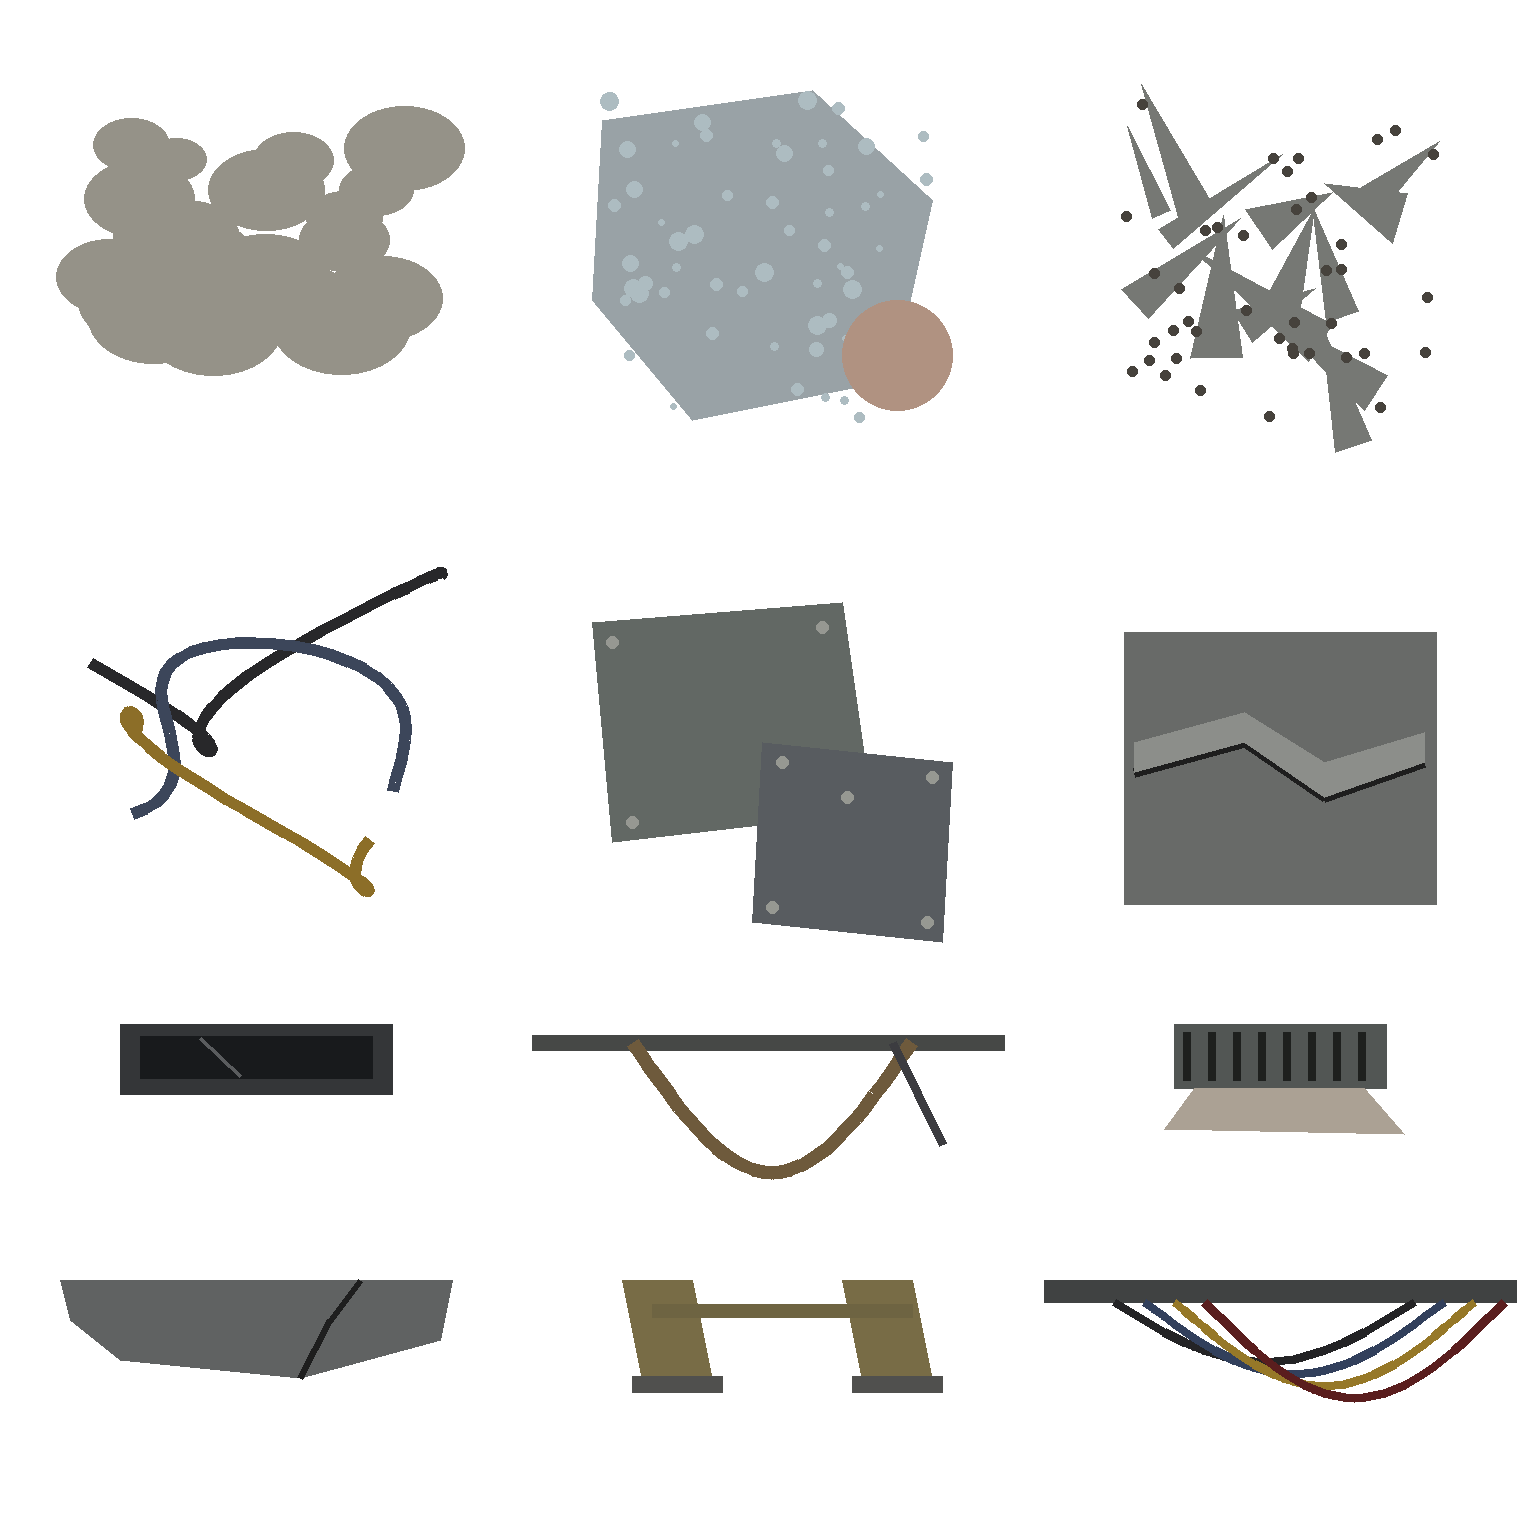

The script that saved this image:
"""Placement guide only; ImageGen supplies the finished transparent Deficit dressing.

1536x1536, transparent. Rows 0-1: six 512x512 floor overlays (2x2 cells each).
Rows 2-3: six 512x256 wall-hugging edge pieces (2x1 cells each). Every edge
piece's bulkhead is the TOP edge of its slot; its art stays in the top 45% of
the slot (the hanging conduit droops to 60%), and the rest is transparent deck
the lane keeps. Slot order is recorded in ship-dressing.tileset-authoring.json.
"""
from PIL import Image, ImageDraw
import math
import random

W = 1536
image = Image.new('RGBA', (W, W))
d = ImageDraw.Draw(image)
rng = random.Random(20261020)


def floor_slot(col, row):
    return col * 512, row * 512


def edge_slot(col, row):
    return col * 512, 1024 + row * 256


# --- Row 0 -------------------------------------------------------------
# 0,0 grime: broad irregular dark-olive smear with feathered lobes.
x, y = floor_slot(0, 0)
for i in range(26):
    cx, cy = x + 256 + rng.randint(-150, 150), y + 256 + rng.randint(-120, 120)
    r = rng.randint(28, 70)
    d.ellipse((cx - r, cy - r * 0.7, cx + r, cy + r * 0.7), fill=(74, 70, 52, 150))
# 1,0 condensation: pooled damp patches with droplet beads and rust bloom on one side.
x, y = floor_slot(1, 0)
d.polygon([(x + 90, y + 120), (x + 300, y + 90), (x + 420, y + 200), (x + 380, y + 380),
           (x + 180, y + 420), (x + 80, y + 300)], fill=(70, 86, 92, 140))
for i in range(60):
    cx, cy = x + rng.randint(90, 420), y + rng.randint(90, 420)
    r = rng.randint(3, 9)
    d.ellipse((cx - r, cy - r, cx + r, cy + r), fill=(150, 170, 176, 200))
d.ellipse((x + 330, y + 300, x + 440, y + 410), fill=(120, 70, 40, 150))
# 2,0 debris: flat scatter of panel shards, bolts and grit, nothing piled.
x, y = floor_slot(2, 0)
for i in range(14):
    cx, cy = x + rng.randint(110, 400), y + rng.randint(110, 400)
    a = rng.random() * math.pi
    l, w = rng.randint(30, 80), rng.randint(10, 26)
    pts = [(cx + math.cos(a) * l - math.sin(a) * w, cy + math.sin(a) * l + math.cos(a) * w),
           (cx + math.cos(a) * l + math.sin(a) * w, cy + math.sin(a) * l - math.cos(a) * w),
           (cx - math.cos(a) * l + math.sin(a) * w * .4, cy - math.sin(a) * l - math.cos(a) * w * .4)]
    d.polygon(pts, fill=(118, 120, 116, 255))
for i in range(40):
    cx, cy = x + rng.randint(90, 420), y + rng.randint(90, 420)
    d.ellipse((cx - 5, cy - 5, cx + 5, cy + 5), fill=(70, 66, 60, 255))

# --- Row 1 -------------------------------------------------------------
# 0,1 cable spill: loose loops of pulled data cable lying flat, cut ends.
x, y = floor_slot(0, 1)
for k, colour in enumerate([(40, 40, 42, 255), (60, 70, 90, 255), (140, 110, 40, 255)]):
    pts = []
    for t in range(0, 41):
        s = t / 40
        pts.append((x + 90 + 330 * s + 50 * math.sin(s * 9 + k), y + 150 + k * 70 + 90 * math.sin(s * 5 + k * 2)))
    d.line(pts, fill=colour, width=12, joint='curve')
# 1,1 hull patch: flush riveted repair plates over a seam, slightly mismatched steel.
x, y = floor_slot(1, 1)
d.polygon([(x + 80, y + 110), (x + 330, y + 90), (x + 360, y + 300), (x + 100, y + 330)], fill=(98, 104, 100, 255))
d.polygon([(x + 250, y + 230), (x + 440, y + 250), (x + 430, y + 430), (x + 240, y + 410)], fill=(88, 92, 96, 255))
for px, py in [(100, 130), (310, 115), (335, 285), (120, 310), (270, 250), (420, 265), (415, 410), (260, 395)]:
    d.ellipse((x + px - 6, y + py - 6, x + px + 6, y + py + 6), fill=(150, 152, 146, 255))
# 2,1 buckled deck plate: one plate heaved along a split seam, low and flat-lit.
x, y = floor_slot(2, 1)
d.rectangle((x + 100, y + 120, x + 412, y + 392), fill=(104, 106, 104, 255))
d.line((x + 110, y + 260, x + 220, y + 230, x + 300, y + 285, x + 400, y + 250), fill=(30, 30, 30, 255), width=10)
d.polygon([(x + 110, y + 260), (x + 220, y + 230), (x + 300, y + 285), (x + 400, y + 250),
           (x + 400, y + 220), (x + 300, y + 250), (x + 220, y + 200), (x + 110, y + 230)], fill=(140, 142, 138, 255))

# --- Row 2: edge pieces (wall at top) -------------------------------------
# 0,2 dead panel: wall light/console panel, unlit, cracked lens, hanging from the bulkhead face.
x, y = edge_slot(0, 0)
d.rectangle((x + 120, y + 0, x + 392, y + 70), fill=(52, 54, 56, 255))
d.rectangle((x + 140, y + 12, x + 372, y + 54), fill=(24, 26, 28, 255))
d.line((x + 200, y + 14, x + 240, y + 52), fill=(90, 92, 94, 255), width=4)
# 1,2 conduit: a run of conduit torn loose from the overhead, drooping in a loop off the wall.
x, y = edge_slot(1, 0)
d.line((x + 20, y + 18, x + 492, y + 18), fill=(70, 72, 70, 255), width=16)
pts = [(x + 120 + 280 * t / 30, y + 18 + 130 * math.sin(math.pi * t / 30)) for t in range(31)]
d.line(pts, fill=(110, 90, 60, 255), width=14, joint='curve')
d.line((x + 380, y + 18, x + 430, y + 120), fill=(60, 60, 64, 255), width=8)
# 2,2 stained grille: a scrubber return grille on the bulkhead foot, rust/black streaks spreading onto the deck.
x, y = edge_slot(2, 0)
d.rectangle((x + 150, y + 0, x + 362, y + 64), fill=(82, 86, 84, 255))
for i in range(8):
    d.line((x + 162 + i * 25, y + 8, x + 162 + i * 25, y + 56), fill=(30, 32, 30, 255), width=8)
d.polygon([(x + 170, y + 64), (x + 340, y + 64), (x + 380, y + 110), (x + 140, y + 105)], fill=(90, 70, 45, 130))

# --- Row 3 ---------------------------------------------------------------
# 0,3 buckled wall panel: a bulkhead lining panel bowed out and torn at one corner.
x, y = edge_slot(0, 1)
d.polygon([(x + 60, y + 0), (x + 452, y + 0), (x + 440, y + 60), (x + 300, y + 98), (x + 120, y + 80), (x + 70, y + 40)],
          fill=(96, 98, 98, 255))
d.line((x + 300, y + 98, x + 330, y + 40, x + 360, y + 0), fill=(30, 30, 30, 255), width=6)
# 1,3 bracing: two welded I-beam braces shoring the bulkhead, feet on the deck strip.
x, y = edge_slot(1, 1)
for bx in (110, 330):
    d.polygon([(x + bx, y + 0), (x + bx + 70, y + 0), (x + bx + 90, y + 100), (x + bx + 20, y + 100)], fill=(120, 108, 70, 255))
    d.rectangle((x + bx + 10, y + 96, x + bx + 100, y + 112), fill=(80, 80, 78, 255))
d.line((x + 140, y + 30, x + 400, y + 30), fill=(110, 100, 66, 255), width=14)
# 2,3 cable run: bundled cables pulled out of the overhead tray, hanging in loops against the wall.
x, y = edge_slot(2, 1)
d.rectangle((x + 20, y + 0, x + 492, y + 22), fill=(64, 66, 66, 255))
for k, colour in enumerate([(36, 36, 38, 255), (50, 64, 92, 255), (150, 120, 40, 255), (90, 30, 30, 255)]):
    pts = [(x + 90 + k * 30 + 300 * t / 30, y + 22 + (60 + k * 12) * math.sin(math.pi * t / 30)) for t in range(31)]
    d.line(pts, fill=colour, width=9, joint='curve')

image.save('art-source/templates/ship-dressing-guide.png')
